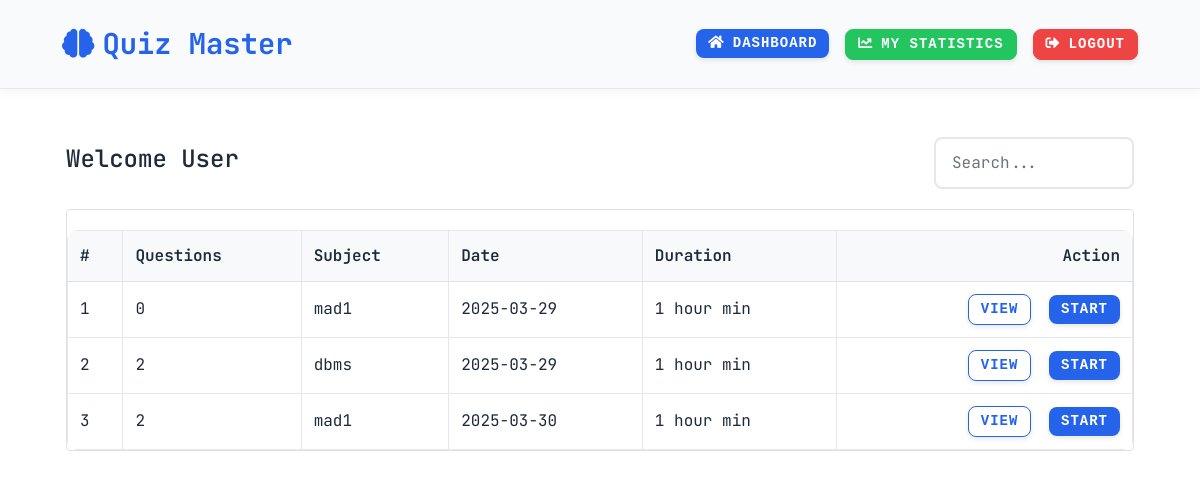
/user_dashboard (signed in), run on an earlier commit of the app's database.
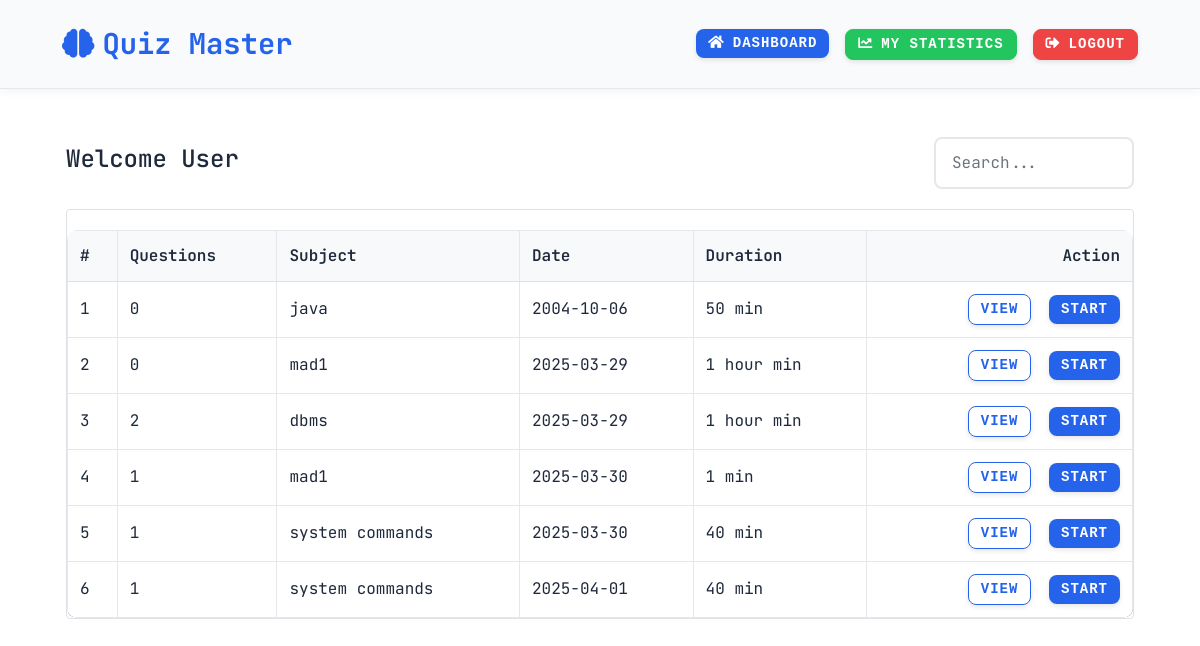
And on a later commit of the database.
### models.py (models this page shows)
class Quiz(db.Model):
    id = db.Column(db.Integer, primary_key=True)
    chapter_id = db.Column(db.Integer, db.ForeignKey('chapter.id'))
    date_of_quiz = db.Column(db.String(20))
    time_duration = db.Column(db.String(10))
    chapter = db.relationship('Chapter', backref='quizzes')

class Subject(db.Model):
    id = db.Column(db.Integer, primary_key=True)
    name = db.Column(db.String(200), unique=True, nullable=False)
    description = db.Column(db.Text, nullable=True)

### app.py (the view)
@app.route('/user_dashboard')
def user_dashboard():
    if 'user_id' not in session:
        return redirect('/login')
    upcoming_quizzes = db.session.query(
        Quiz, Chapter, Subject,
        func.count(Question.id).label('question_count')
    ).join(
        Chapter, Quiz.chapter_id == Chapter.id
    ).join(
        Subject, Chapter.subject_id == Subject.id
    ).outerjoin(
        Question, Quiz.id == Question.quiz_id
    ).group_by(
        Quiz.id
    ).order_by(
        Quiz.date_of_quiz
    ).all()
    return render_template('user_dashboard.html', upcoming_quizzes=upcoming_quizzes)

### templates/user_dashboard.html (shortened to what this page needs)
{% extends 'base.html' %}
{% block content %}
<div class="container-fluid px-3">
    <div class="header-section">
        <h4>Welcome User</h4>
        <div class="search-box">
            <input type="text" class="form-control" placeholder="Search...">
        </div>
    </div>
    <div class="quiz-table">
        <table class="table table-borderless">
            <thead>
                <tr>
                    <th>#</th>
                    <th>Questions</th>
                    <th>Subject</th>
                    <th>Date</th>
                    <th>Duration</th>
                    <th class="text-end">Action</th>
                </tr>
            </thead>
            <tbody>
                {% for quiz, chapter, subject, question_count in upcoming_quizzes %}
                <tr>
                    <td>{{ loop.index }}</td>
                    <td>{{ question_count }}</td>
                    <td>{{ subject.name }}</td>
                    <td>{{ quiz.date_of_quiz }}</td>
                    <td>{{ quiz.time_duration }} min</td>
                    <td class="text-end">
                        <a href="{{ url_for('view_quizzes', chapter_id=chapter.id) }}" class="btn btn-outline-primary">View</a>
                        <a href="{{ url_for('attempt_quiz', quiz_id=quiz.id) }}" class="btn btn-primary">Start</a>
                    </td>
                </tr>
                {% endfor %}
            </tbody>
        </table>
    </div>
</div>
{% endblock %}

### templates/base.html (shortened to what this page needs)
<!DOCTYPE html>
<html lang="en">
<head>
    <link href="https://cdn.jsdelivr.net/npm/bootstrap@5.1.3/dist/css/bootstrap.min.css" rel="stylesheet">
    <link href="https://cdnjs.cloudflare.com/ajax/libs/font-awesome/5.15.4/css/all.min.css" rel="stylesheet">
    <link rel="stylesheet" href="{{ url_for('static', filename='style.css') }}">
</head>
<body>
    <nav class="navbar navbar-expand-lg">
        <div class="container-fluid">
            <a class="navbar-brand" href="/">
                <i class="fas fa-brain me-2"></i>Quiz Master
            </a>
            <div class="collapse navbar-collapse" id="navbarNav">
                <ul class="navbar-nav ms-auto">
                    {% if session.get('admin') %}
                        <li class="nav-item">
                            <a href="/admin_dashboard" class="btn btn-primary me-2">
                                <i class="fas fa-tachometer-alt me-2"></i>Dashboard
                            </a>
                        </li>
                        <li class="nav-item">
                            <a href="/admin_summary" class="btn btn-success me-2">
                                <i class="fas fa-chart-bar me-2"></i>Summary Charts
                            </a>
                        </li>
                        <li class="nav-item">
                            <a href="/admin_logout" class="btn btn-danger">
                                <i class="fas fa-sign-out-alt me-2"></i>Logout
                            </a>
                        </li>
                    {% elif session.get('user_id') %}
                        <li class="nav-item">
                            <a href="/user_dashboard" class="btn btn-primary me-2">
                                <i class="fas fa-home me-2"></i>Dashboard
                            </a>
                        </li>
                        <li class="nav-item">
                            <a href="/user_summary" class="btn btn-success me-2">
                                <i class="fas fa-chart-line me-2"></i>My Statistics
                            </a>
                        </li>
                        <li class="nav-item">
                            <a href="/logout" class="btn btn-danger">
                                <i class="fas fa-sign-out-alt me-2"></i>Logout
                            </a>
                        </li>
                    {% endif %}
                </ul>
            </div>
        </div>
    </nav>
    <div class="container mt-5">
        {% block content %}{% endblock %}
    </div>
</body>
</html>

### static/style.css (style rules this page uses)
body { background: #0d1117; font-family: 'Courier New', monospace; color: #c9d1d9; margin: 0; padding: 0; }
.btn { border-radius: 30px; padding: 10px 20px; font-size: 1rem; transition: background-color 0.3s ease, transform 0.2s ease; font-family: 'Courier New', monospace; }
.btn-primary { background-color: #0d6efd; color: #ffffff; border: none; }
.navbar { background: #161b22; color: #c9d1d9; padding: 10px 20px; box-shadow: 0 4px 10px rgba(0, 255, 0, 0.2); }
.navbar-brand { font-size: 1.8rem; font-weight: bold; color: #0d6efd; text-shadow: 0 0 5px rgba(0, 255, 0, 0.8); }
.table { border-collapse: collapse; width: 100%; margin: 20px 0; font-size: 1rem; text-align: left; background: #161b22; color: #c9d1d9; }
.table th, .table td { padding: 12px 15px; border: 1px solid #30363d; }
.table th { background-color: #0d6efd; color: #ffffff; }
.table tr:nth-child(even) { background-color: #21262d; }

### templates/base.html (style rules this page uses)
:root { --primary-color: #2563eb; --secondary-color: #f8fafc; --text-color: #1e293b; --accent-color: #e2e8f0; --danger-color: #ef4444; --success-color: #22c55e; --warning-color: #f59e0b; --info-color: #3b82f6; --border-color: #e5e7eb; --hover-bg: #f1f5f9; }
body { background-color: #ffffff; color: var(--text-color); font-family: 'JetBrains Mono', monospace; line-height: 1.6; }
.navbar { background-color: var(--secondary-color); box-shadow: 0 2px 10px rgba(0, 0, 0, 0.05); padding: 1rem 2rem; transition: all 0.3s ease; border-bottom: 1px solid var(--border-color); }
.navbar-brand { font-size: 1.8rem; font-weight: bold; color: var(--primary-color) !important; text-shadow: none; transition: all 0.3s ease; }
.btn { border-radius: 8px; padding: 0.5rem 1.5rem; font-weight: 600; transition: all 0.3s ease; text-transform: uppercase; letter-spacing: 1px; box-shadow: 0 2px 5px rgba(0, 0, 0, 0.1); }
.btn-primary { background-color: var(--primary-color); border-color: var(--primary-color); color: white; }
.btn-danger { background-color: var(--danger-color); border-color: var(--danger-color); color: white; }
.btn-success { background-color: var(--success-color); border-color: var(--success-color); color: white; }
.form-control { background-color: white; border: 2px solid var(--border-color); color: var(--text-color); border-radius: 8px; padding: 0.75rem 1rem; transition: all 0.3s ease; }
.table { color: var(--text-color); background-color: white; border-radius: 10px; overflow: hidden; }
.table th { background-color: var(--accent-color); color: var(--text-color); border-color: var(--border-color); }
.table td { border-color: var(--border-color); }
.container { animation: fadeIn 0.5s ease-out; margin-bottom: 2rem; }

### templates/user_dashboard.html (style rules this page uses)
.container-fluid { max-width: 1100px; margin: 0 auto; }
.header-section { display: flex; justify-content: space-between; align-items: center; margin-bottom: 20px; }
.search-box { width: 200px; }
.quiz-table { background: white; border: 1px solid #dee2e6; border-radius: 4px; }
.table { margin-bottom: 0; background-color: white; }
.table tr { border-bottom: 1px solid #dee2e6; }
.table tr:last-child { border-bottom: none; }
.table th { background: #f8f9fa; font-weight: 600; padding: 12px; border-bottom: 1px solid #dee2e6; }
.table td { padding: 12px; vertical-align: middle; background-color: white; }
.btn { padding: 4px 12px; font-size: 14px; margin-left: 8px; }
.btn-primary { background-color: #2563eb; border-color: #2563eb; }
.btn-outline-primary { color: #2563eb; border-color: #2563eb; }

What changed in the data, as far as the page shows it:
removed Quiz: question_count "2", name "mad1", date_of_quiz "2025-03-30", time_duration "1 hour"
added Quiz: question_count "0", name "java", date_of_quiz "2004-10-06", time_duration "50"
added Quiz: time_duration "1", name "mad1", date_of_quiz "2025-03-30"
added Quiz: question_count "1", name "system commands", date_of_quiz "2025-03-30", time_duration "40"
added Quiz: question_count "1", name "system commands", date_of_quiz "2025-04-01", time_duration "40"
